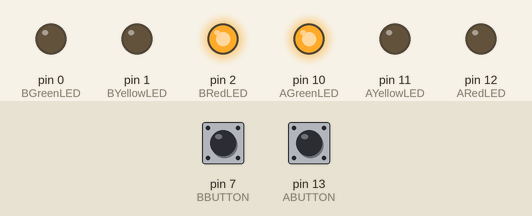
Bench run of a sketch on a simulated Arduino Uno, built with avr-gcc and run on an emulated ATmega328P. On the bench: output pins drawn as LEDs (lit = HIGH). The test bench sets the inputs (shaded band); at power-on: pin 7 (BBUTTON) LOW, pin 13 (ABUTTON) LOW.

Above: at 1.2 s.
1.3 s: pin 7 (BBUTTON) pulled HIGH for 0.15 s
At 3.8 s:
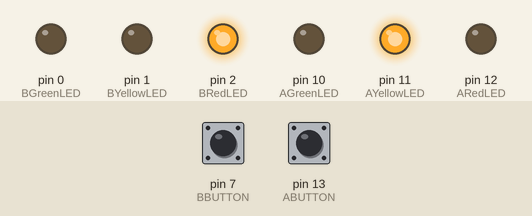
4.4 s: pin 13 (ABUTTON) pulled HIGH for 3.2 s
At 10.5 s:
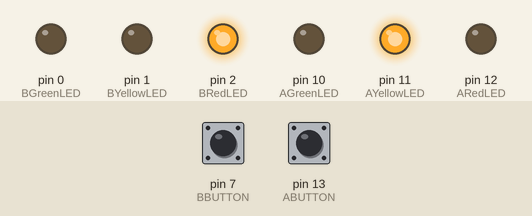
10.6 s: pin 7 (BBUTTON) pulled HIGH for 1 s
At 17.3 s:
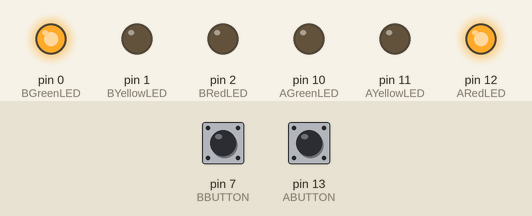
Timing chart, 0 to 18.8 s (numbered marks = the images above; inputs shaded):
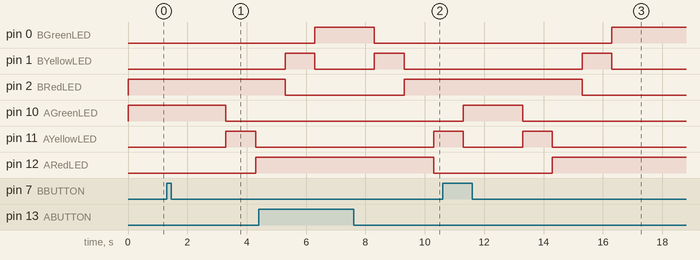

The sketch:

trafficLight.ino
```cpp
#define ARedLED 12
#define AYellowLED 11
#define AGreenLED 10

#define BRedLED 2
#define BYellowLED 1
#define BGreenLED 0

#define ABUTTON 13
#define BBUTTON 7

#define yellowBlinkTime 500

boolean trafficA = true;
int flowTime = 2000;
int changeDelay = 1000;

void setup()
{
  pinMode( ARedLED, OUTPUT );
  pinMode( AYellowLED, OUTPUT );
  pinMode( AGreenLED, OUTPUT );

  pinMode( BRedLED, OUTPUT );
  pinMode( BYellowLED, OUTPUT );
  pinMode( BGreenLED, OUTPUT );

  pinMode( ABUTTON, INPUT );
  pinMode( BBUTTON, INPUT );

  //initial status
  digitalWrite( ARedLED, LOW );
  digitalWrite( BYellowLED, LOW );
  digitalWrite( AGreenLED, HIGH);

  digitalWrite( BRedLED, HIGH );
  digitalWrite( BYellowLED, LOW );
  digitalWrite( BGreenLED, LOW);
}

void loop()
{
  if( digitalRead( ABUTTON ) == HIGH )
  {
    if( trafficA != true )
    {
      trafficA = true;

      delay( flowTime );
      digitalWrite( BGreenLED, LOW );
      digitalWrite( BYellowLED, HIGH );
      delay( changeDelay );
      digitalWrite( BYellowLED, LOW );
      digitalWrite( BRedLED, HIGH );

      delay( changeDelay );
      digitalWrite( ARedLED, LOW );
      digitalWrite( AYellowLED, HIGH );
      delay( changeDelay );
      digitalWrite( AYellowLED, LOW );
      digitalWrite( AGreenLED, HIGH );
    }
  }
  if( digitalRead( BBUTTON ) == HIGH )
  {
    if( trafficA == true )
      {
        trafficA = false;

        delay( flowTime );
        digitalWrite( AGreenLED, LOW );
        digitalWrite( AYellowLED, HIGH );
        delay( changeDelay );
        digitalWrite( AYellowLED, LOW );
        digitalWrite( ARedLED, HIGH );

        delay( changeDelay );
        digitalWrite( BRedLED, LOW );
        digitalWrite( BYellowLED, HIGH );
        delay( changeDelay );
        digitalWrite( BYellowLED, LOW );
        digitalWrite( BGreenLED, HIGH );
      }
  }
}
```

Measured:
- after the input at 1.3 s, pin 10 (AGreenLED): HIGH → LOW after 2.0 s; pin 11 (AYellowLED): LOW → HIGH after 2.0 s, → LOW 1.0 s later; pin 12 (ARedLED): LOW → HIGH after 3.0 s
- after the input at 4.4 s, pin 11 (AYellowLED): LOW → HIGH after 5.9 s; pin 12 (ARedLED): HIGH → LOW after 5.9 s
- after the input at 10.6 s, pin 0 (BGreenLED): LOW → HIGH after 5.7 s; pin 1 (BYellowLED): LOW → HIGH after 4.7 s, → LOW 1.0 s later; pin 2 (BRedLED): HIGH → LOW after 4.7 s; pin 12 (ARedLED): LOW → HIGH after 3.7 s
- by itself, pin 1 (BYellowLED): alternates HIGH for 1.0 s and LOW for 2.0 s
